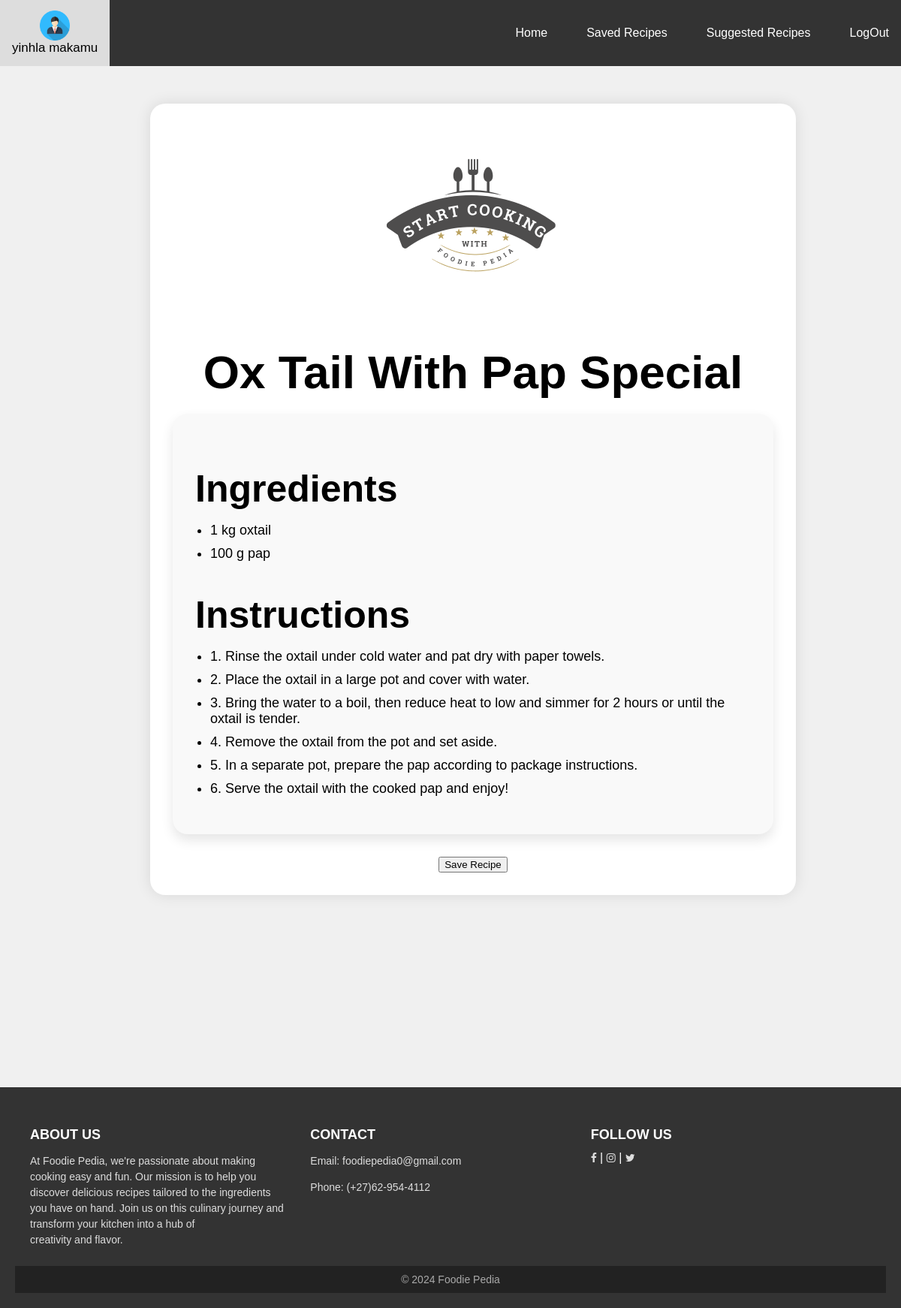
The app's page /saved_recipe_details/17 (signed in) with its own data.
### foodie_app/models.py (models this page shows, shortened)
class Profile(AbstractUser):
    class Meta:
        app_label = "foodie_app"

class Favourite_Recipe(models.Model):
    favourite_recipe_id = models.AutoField(primary_key=True)
    date_added = models.DateField(auto_now_add=True)
    notes = models.TextField(blank=True, null=True)
    recipe_id = models.ForeignKey(Recipe,on_delete=models.CASCADE)
    user_id = models.ForeignKey(Profile, on_delete=models.CASCADE)
    class Meta:
        unique_together = ('user_id', 'recipe_id')

class Recipe(models.Model):
    recipe_id = models.AutoField(primary_key=True)
    recipe_name = models.CharField(max_length=70)
    instruction_details = models.TextField(blank =True)
    ingredient_details = models.TextField(blank =True)
    def get_instructions(self):
        return json.loads(self.instruction_details)
    def get_ingredients(self):
        return json.loads(self.ingredient_details)

### foodie_app/views.py (the view)
# urls.py: path('saved_recipe_details/<int:recipe_id>', savedRecipeDetails, name="saved_recipe_details"),
def savedRecipeDetails(request, recipe_id):
    favs = Favourite_Recipe.objects.get(pk=recipe_id)
    user = request.user
    context = {
        "fav" : favs,
        "user" : user
    }
    return render(request, "foodie_app/recipe_details.html", context)

### foodie_app/templates/foodie_app/recipe_details.html (shortened to what this page needs)
{% extends "base.html" %}
{% load static %}
{% block css %}
<link rel="stylesheet" href="{% static 'css/results.css' %}" />
{% endblock css %}
{% block content %}
<div class="results-container">
    <div class="container">
        <div class="recipe-image">
          <img src="{% static 'img/image.png' %}" alt="Recipe Image" />
        </div>
        <h1 class="recipe-title">{{fav.recipe_id.recipe_name}}</h1>
        <div class="recipe-details">
          <h2 class="section-title">Ingredients</h2>
          <ul class="ingredient-list">
            {% for i in fav.recipe_id.get_ingredients %}
            <li>{{i}}</li>
            {% endfor %}
          </ul>
          <h2 class="section-title">Instructions</h2>
          <ul class="ingredient-list">
            {% for i in fav.recipe_id.get_instructions %}
            <li>{{i}}</li>
            {% endfor %}
          </ul>
        </div>
        <div class="buttons">
          {% if fav.user_id == user %}
            <form action="{% url 'delete_saved_recipe' fav.favourite_recipe_id %}" method="post" id="deleteForm">
                {% csrf_token %}
                <button class="btn save-recipe-btn" onclick="confirmDelete()">Remove Recipe From Favourite</button>
            </form>
          {% else %}
              <button onclick="getName()" class="btn save-recipe-btn">Save Recipe</button>
          {% endif %}
        </div>
    </div>
</div>
{% endblock content %}

### templates/base.html (shortened to what this page needs)
{% load static %}
<html lang="en">
<head>
    {% block css %}{% endblock css %}
    <link rel="stylesheet" type="text/css" href="{% static 'css/base.css' %}" />
    <link rel="stylesheet" href="https://cdnjs.cloudflare.com/ajax/libs/font-awesome/4.7.0/css/font-awesome.min.css">
</head>
<body>
    <div class="topnav">
        <div class="navbar-container">
            <a href="{% url 'profile' %}" class="logo">
                <img src="{% static 'img/logins.png' %}" alt="Logo">
                <div>
                    {{ request.user.first_name }} {{ request.user.last_name }}
                </div>
            </a>
            <ul class="nav-links">
                <li><a href="{% url 'home' %}">Home</a></li>
               <li><a href="{% url 'saved_recipe' %}">Saved Recipes</a></li>
               <li><a href="{% url 'suggested_recipes' %}">Suggested Recipes</a></li>
               <li><a href="{% url 'logout' %}">LogOut</a></li>
            </ul>
        </div>
    </div>
    {% block content %}{% endblock content %}
    <footer>
        <div class="footer-container">
            <div class="footer-section">
                <h4>About Us</h4>
                <p>At Foodie Pedia, we're passionate about making<br> cooking easy and fun. Our mission is to help you <br>discover delicious recipes tailored to the ingredients<br> you have on hand. Join us on this culinary journey and transform your kitchen into a hub of<br> creativity and flavor.</p>
            </div>
            <div class="footer-section">
                <h4>Contact</h4>
                <p>Email: foodiepedia0@gmail.com</p>
                <p>Phone: (+27)62-954-4112</p>
            </div>
            <div class="footer-section">
                <h4>Follow Us</h4>
                <a href="https://www.facebook.com/profile.php?id=61561201144772&mibextid=kgKNwXMZbbhE3a11" class="fa fa-facebook" target=_blank></a> | <a href="https://www.instagram.com/_foodie.pedia" class="fa fa-instagram" target=_blank></a> | <a href="https://x.com/food_pedia24" class="fa fa-twitter" target=_blank></a>
            </div>
        </div>
        <div class="footer-bottom">
            &copy; 2024 Foodie Pedia
        </div>
    </footer>
</body>
</html>

### static/css/results.css (style rules this page uses)
.results-container { display: flex; flex-direction: column; margin: 0; margin-bottom: 10vh; height: auto; width: auto; }
.container { max-width: 800px; margin: 50px auto auto 200px; padding: 30px; background-color: #fff; border-radius: 20px; box-shadow: 0 0 20px rgba(0, 0, 0, 0.1); }
.recipe-title { font-family: 'Edwardian Script ITC', sans-serif; text-align: center; font-size: 62px; color: black; margin-bottom: 20px; }
.recipe-image img { display: block; margin: 0 auto; width: 250px; height: 250px; border-radius: 20px; }
.recipe-details { background-color: #f9f9f9; padding: 30px; border-radius: 20px; box-shadow: 0 8px 16px rgba(0, 0, 0, 0.1); margin-top: 20px; }
.section-title { font-family: 'Edwardian Script ITC', sans-serif; font-size: 50px; color: black; margin-bottom: 15px; }
.ingredient-list, .instruction-list { padding-left: 20px; margin-bottom: 20px; }
.ingredient-list li, .instruction-list li { font-size: 18px; color: black; margin-bottom: 10px; position: relative; }
.ingredient-list li::before, .instruction-list li::before { color: #ff2e63; font-weight: bold; display: inline-block; width: 1em; margin-left: -1em; position: absolute; left: 0; }
.buttons { text-align: center; margin-top: 30px; }

### static/css/base.css (style rules this page uses)
body { margin: 0; padding: 0; background-color: #f0f0f0; font-family: 'Gill Sans', 'Gill Sans MT', Calibri, 'Trebuchet MS', sans-serif; }
.topnav { background-color: #333; overflow: hidden; margin: 0; padding: 0; }
.topnav a { float: left; color: #f2f2f2; text-align: center; padding: 14px 16px; text-decoration: none; font-size: 17px; }
.navbar-container { display: flex; justify-content: space-between; align-items: center; }
.logo img { height: 40px; }
.nav-links { list-style: none; display: flex; margin: 0; padding: 0; }
.nav-links li { margin-left: 20px; height: 100%; }
.nav-links a { color: white; text-decoration: none; font-size: 16px; }
footer { background-color: #333; color: white; padding: 20px ; position: relative; margin-top: 32vh; }
.footer-container { display: flex; justify-content: space-between; flex-wrap: wrap; max-width: 1200px; margin: 0 auto; padding: 0 20px; }
.footer-section { flex: 1; min-width: 200px; margin: 10px 0; }
.footer-section h4 { margin-bottom: 10px; font-size: 18px; text-transform: uppercase; }
.footer-section p, .footer-section a { font-size: 14px; line-height: 1.5; color: #ddd; text-decoration: none; }
.footer-bottom { text-align: center; padding: 10px 20px; background-color: #222; font-size: 14px; color: #aaa; }

### records on screen
Profile: user.first_name "yinhla", user.last_name "makamu"
Favourite_Recipe: recipe_id.recipe_name "Ox Tail With Pap Special"

### other values on screen
{{ i }} "1 kg oxtail" "100 g pap"
{{ i }} "1. Rinse the oxtail under cold water and pat dry with paper towels." "2. Place the oxtail in a large pot and cover with water." "3. Bring the water to a boil, then reduce heat to low and simmer for 2 hours or until the oxtail is tender." "4. Remove the oxtail from the pot and set aside." "5. In a separate pot, prepare the pap according to package instructions." "6. Serve the oxtail with the cooked pap and enjoy!"
